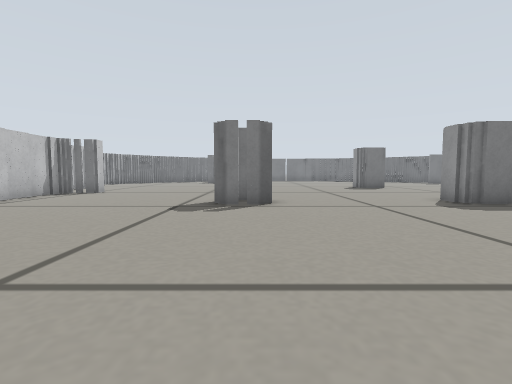
[1] (above)

16 first-person views from a walk through a world built for the Gazebo simulator. The camera is 0.17 m above the floor, tilts 4° down and sees 85° across. The floor is counted in squares, 0.2 m on a side. Each view is taken from the middle of a square. On the plan, view 1 faces up. The plan holds only what a view shows up to about 10 squares ahead; the rest is blank.

[2]
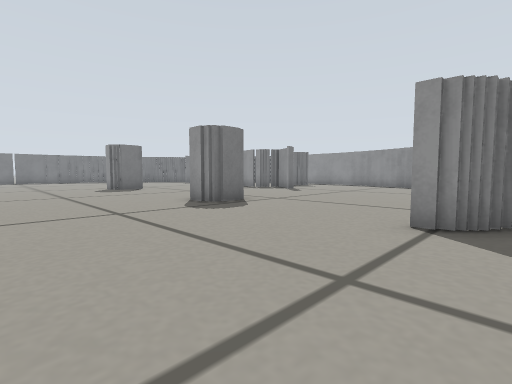

[3]
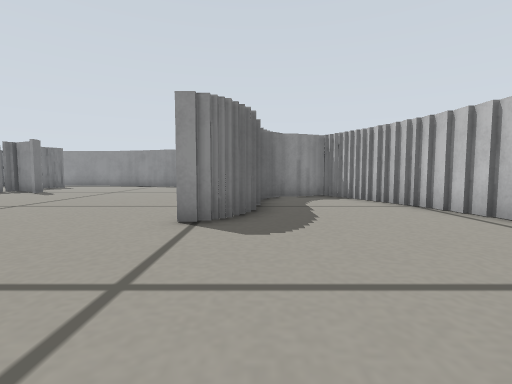

[4]
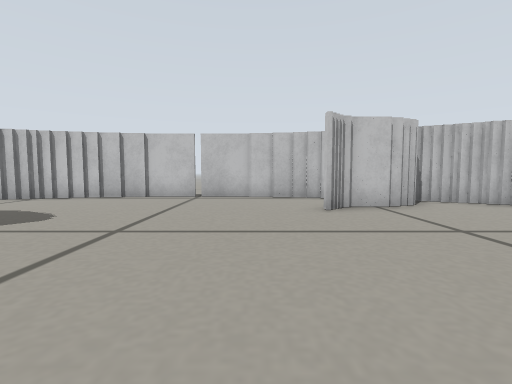

[5]
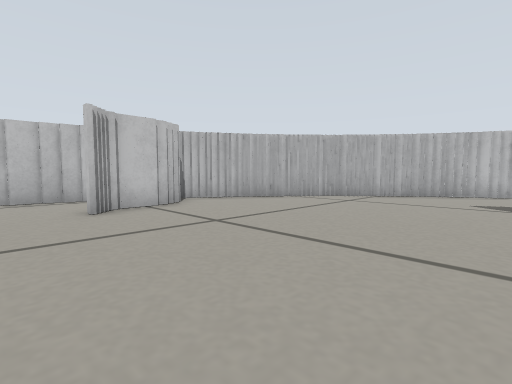

[6]
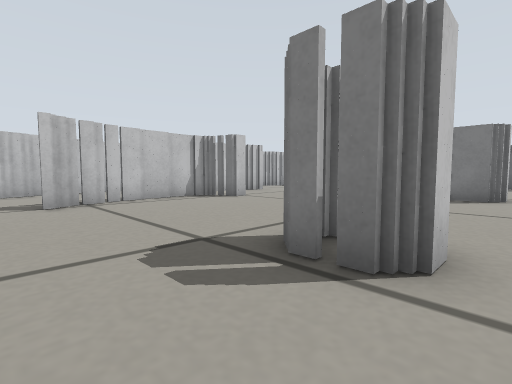

[7]
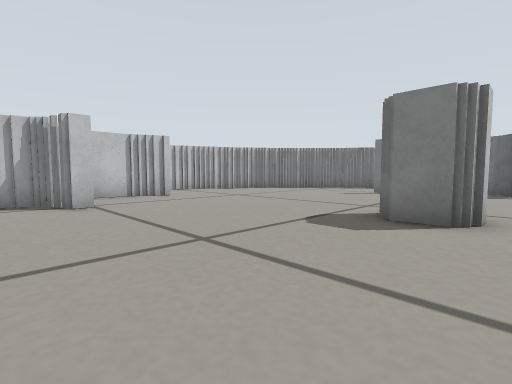

[8]
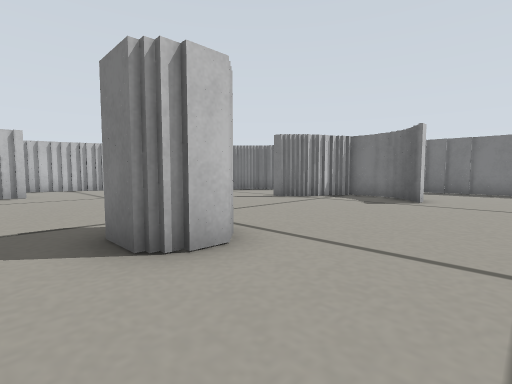

[9]
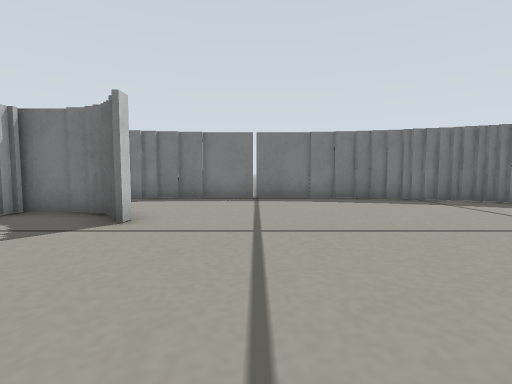

[10]
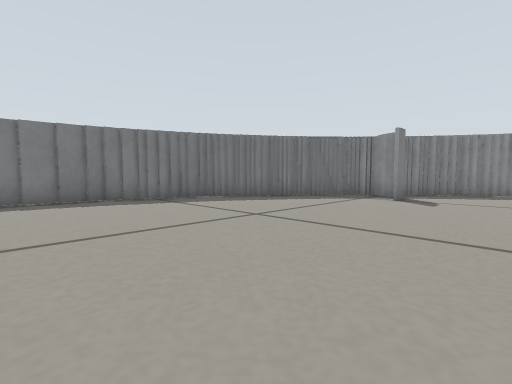

[11]
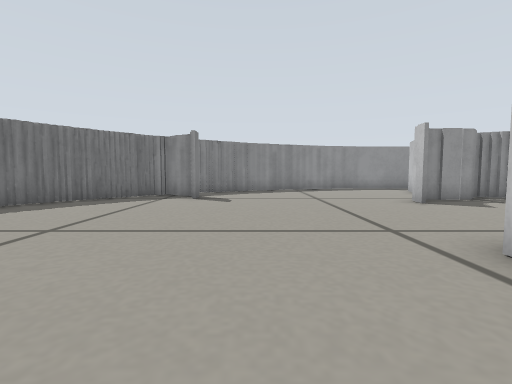

[12]
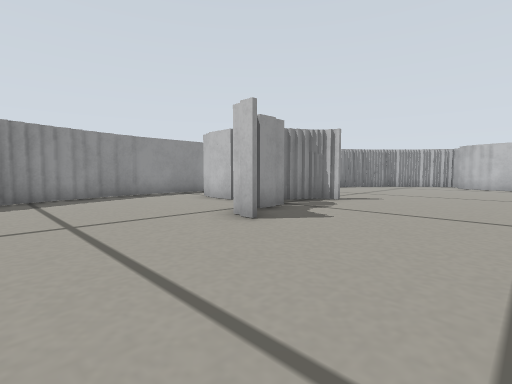

[13]
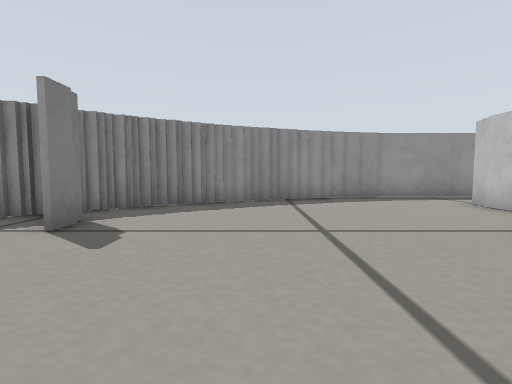

[14]
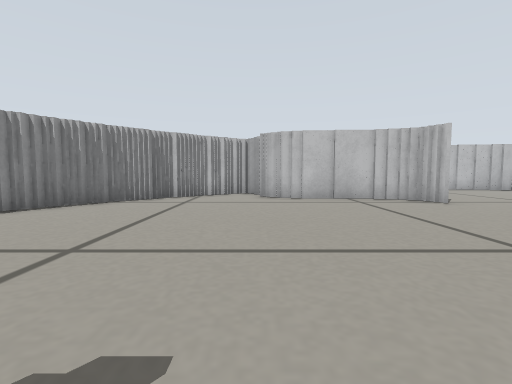

[15]
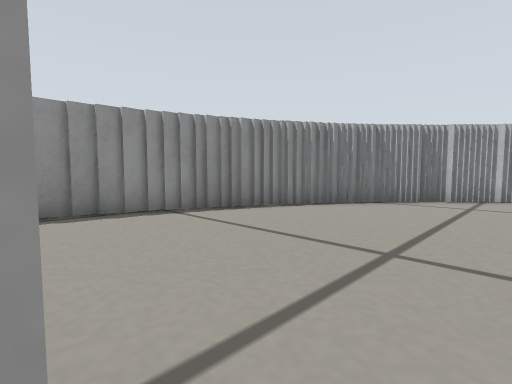

[16]
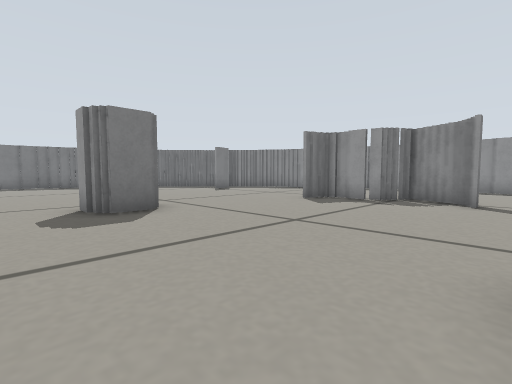

### Floor plan
Key: @ floor where view 1 was taken; # wall or solid block; x gap in a wall; . floor.
Columns run from 12 left of view 1 to 19 right of it. Each row starts with its distance up from view 1.
 28             #######
 27            ##.....#####
 26             ..........###
 25             ............##
 24           ###............##
 23          # .#.............##
 22          #................###
 21         .................##.#
 20         ....................##
 19         .....................##
 18        .......................#
 17     ..........................#
 16    ........##.....##..........##
 15    #..............##...........#
 14    #....................##.....#
 13    #.....................#.....#
 12    #.....................####..#
 11    ###...................#    .#
 10     #....................#.....#
  9     #..........................#
  8     #......##.....##..........##
  7 #   ##........................#
  6 #.............................#
  5 ##...........................##
  4  #...........................#
  3  ##.........................##
  2   ##..............#........##
  1    ##.............#####...##
  0     ##......@.........##.##
 -1      ##..###...........###
 -2       #### ...........##
 -3            #.......####
 -4            ####x####

Positions as (right, up) in squares from view 1, and headings:
1: (0, 0), facing up
2: (1, 1), facing up-right
3: (1, 1), facing right
4: (1, 6), facing down
5: (1, 6), facing down-left
6: (1, 5), facing up-left
7: (1, 10), facing up-left
8: (3, 14), facing up-left
9: (3, 18), facing up
10: (4, 18), facing up-right
11: (4, 19), facing right
12: (8, 18), facing down-right
13: (9, 18), facing right
14: (11, 10), facing down
15: (12, 10), facing down-right
16: (4, 9), facing up-right
